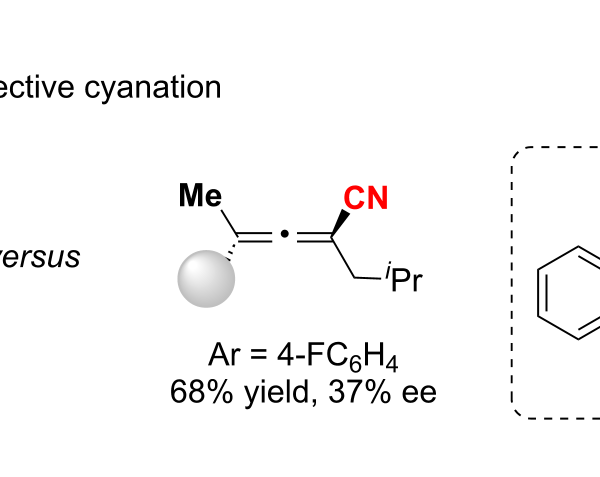
#> input picture examples/agent/07-object-grounded-edit/before.png, 1200 x 953 px (shown at 1/2 size)
$ python fit-chemdraw-n-clip-from-raster.py --input ../examples/agent/07-object-grounded-edit/before.png --png-output out.png --json-output out.png
#> lines starting #> are read from the running program, lines starting #| are printed output that depends on the picture; after the words box and inside, x2 and y2 are one past the last pixel; in counts of white or black regions, pixels touching at a corner belong together
#!/usr/bin/env python
from __future__ import annotations

import argparse
import json
from dataclasses import dataclass
from pathlib import Path

import numpy as np
from PIL import Image, ImageDraw
from scipy import ndimage
from scipy.interpolate import splprep, splev


@dataclass
class Component:
    label: int
    area: int
    x0: int
    y0: int
    x1: int
    y1: int

    @property
    def cx(self) -> float:
        return (self.x0 + self.x1) / 2

    @property
    def cy(self) -> float:
        return (self.y0 + self.y1) / 2

    def contains(self, x: float, y: float) -> bool:
        return self.x0 <= x <= self.x1 and self.y0 <= y <= self.y1


def load_components(mask: np.ndarray) -> tuple[np.ndarray, list[Component]]:
    labels, _ = ndimage.label(mask)
    slices = ndimage.find_objects(labels)
    components: list[Component] = []
    for label, slc in enumerate(slices, start=1):
        if slc is None:
            continue
        area = int((labels[slc] == label).sum())
        y0, y1 = slc[0].start, slc[0].stop
        x0, x1 = slc[1].start, slc[1].stop
        components.append(Component(label, area, x0, y0, x1, y1))
    return labels, components


def pick_star_components(components: list[Component], width: int, height: int) -> list[Component]:
    x_lo, x_hi = width * 0.25, width * 0.75
    y_lo, y_hi = height * 0.20, height * 0.85
    return [
        comp
        for comp in components
        if comp.area >= 500 and x_lo <= comp.cx <= x_hi and y_lo <= comp.cy <= y_hi
    ]


# [99 lines left out: functions sample_inner_cap_midpoints, periodic_fit, render_overlay, not called in this run]


def main() -> None:
    parser = argparse.ArgumentParser()
    parser.add_argument("--input", required=True, help="Raster screenshot path")
    parser.add_argument("--png-output", required=True, help="Overlay output PNG path")
    parser.add_argument("--json-output", required=True, help="Point/fit output JSON path")
    parser.add_argument("--threshold", type=int, default=100)
    parser.add_argument("--smoothness", type=float, default=0.2)
    args = parser.parse_args()

    image = Image.open(args.input).convert("L")
    pixels = np.array(image)
    mask = pixels < args.threshold
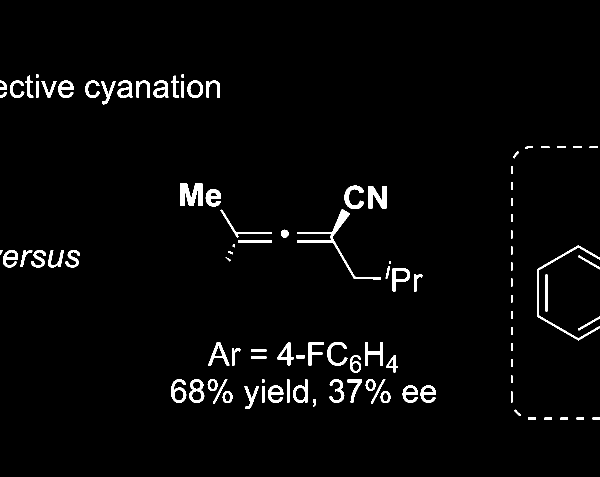
#> mask: shape (953, 1200) bool (shown at 1/2 size); 2.6% white; 100 white regions (1 under 20 px), largest, box (x1, y1, x2, y2) and area: (594, 418, 762, 559) 1794, (360, 366, 405, 412) 1480, (1074, 491, 1200, 681) 1434
    labels, components = load_components(mask)
#> in load_components, `labels, _ = ndimage.label(mask)`:
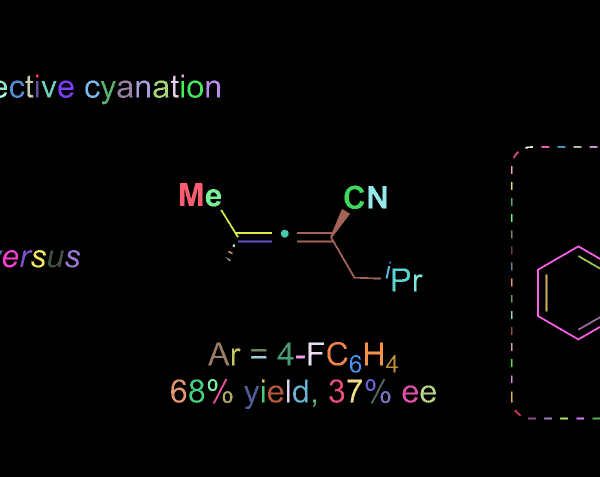
#> labels: shape (953, 1200) int32 (shown at 1/2 size); 102 distinct labels, from 0 to 101; one colour per label, 0 black
#> in load_components, `slices = ndimage.find_objects(labels)`: slices = 101 items
#> the loop in load_components, `for label, slc in enumerate(slices, start=1):` made 101 passes
#> (area, y0, y1, x0, x1) on passes 1 to 12: (30, 149, 155, 72, 77), (30, 149, 155, 363, 368), (285, 151, 195, 51, 67), (284, 151, 195, 342, 358), (161, 161, 180, 0, 14), (395, 161, 196, 20, 49), (537, 161, 196, 117, 147), (387, 161, 196, 171, 199), (540, 161, 196, 235, 265), (433, 161, 195, 273, 300), (546, 161, 196, 307, 337), (475, 161, 196, 375, 406)
#> components = 101 items
    star_components = pick_star_components(components, image.width, image.height)
#> star_components = 19 items
    if len(star_components) != 25:
#> (the run stopped early here; a loop or call above may not have finished)
